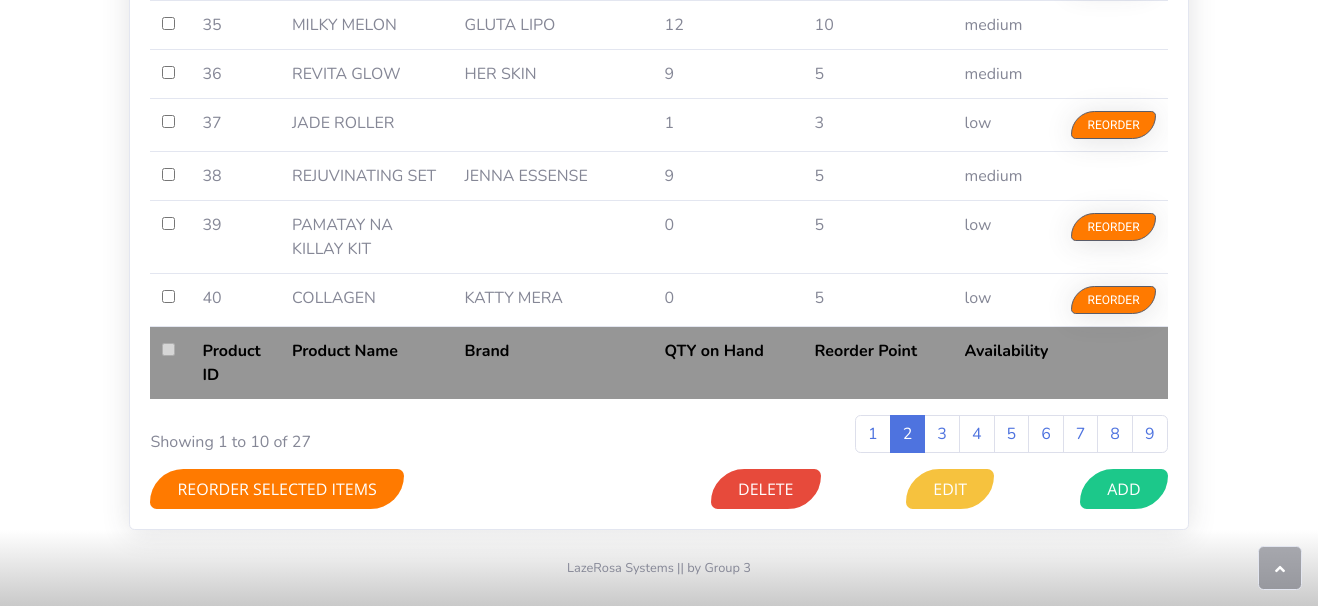
Page /viewinventory.php?page=2 (lower part) on the earlier database version.
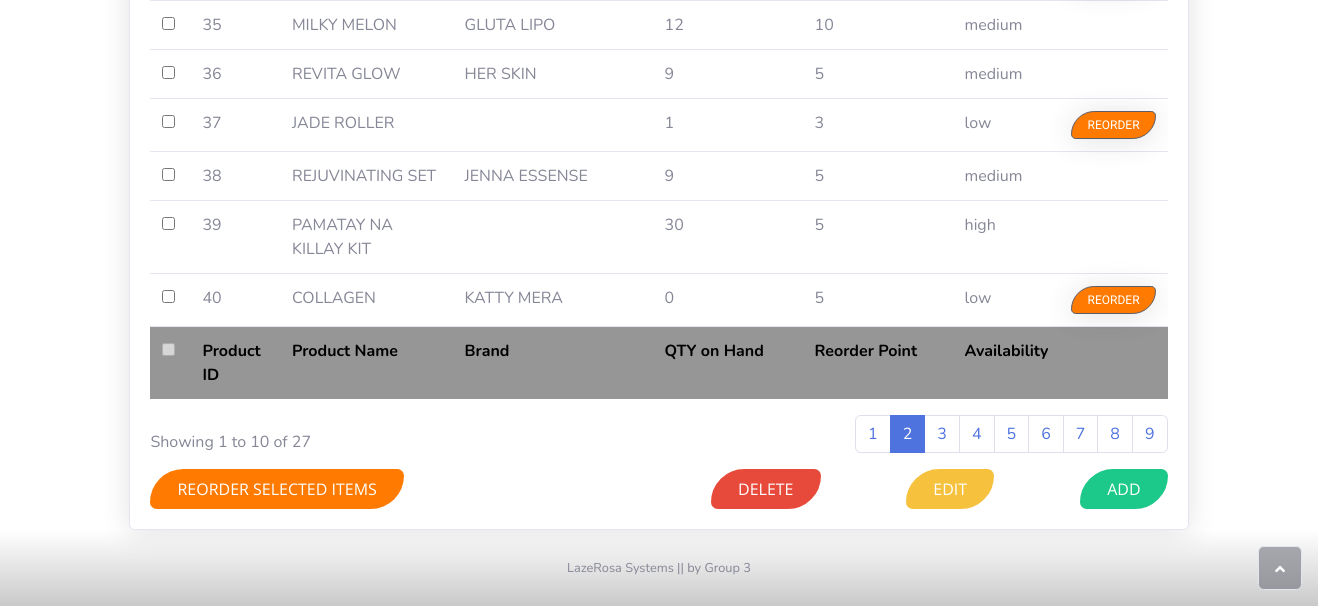
Same page on the later database version.
### tables this page shows
CREATE TABLE `tblinventory` (
  `pID` int(5) NOT NULL,
  `pName` varchar(255) NOT NULL,
  `pBrand` varchar(50) NOT NULL,
  `pQuantity` int(5) NOT NULL,
  `pReorderPoint` int(5) NOT NULL,
  `pSRP` decimal(10,0) NOT NULL,
  `pBuyingPrice` decimal(10,0) NOT NULL,
  `pDiscountRate` decimal(11,0) NOT NULL,
  `pShopeeRate` decimal(11,0) NOT NULL
);

### viewinventory.php (the view, shortened to what the changed rows need)
<!DOCTYPE html>
<html>
<head>
    <link rel="stylesheet" href="assets/bootstrap/css/bootstrap.min.css">
    <link rel="stylesheet" href="assets/css/Jost.css">
    <link rel="stylesheet" href="assets/fonts/fontawesome-all.min.css">
    <link rel="stylesheet" href="assets/fonts/material-icons.min.css">
    <link rel="stylesheet" href="assets/css/breadcrumb.css">
    <link rel="stylesheet" href="assets/css/customtable.css">
    <link rel="stylesheet" href="https://cdnjs.cloudflare.com/ajax/libs/animate.css/3.5.2/animate.min.css">
    <link rel="stylesheet" href="assets/css/sticky-dark-top-nav-with-dropdown-1.css">
    <link rel="stylesheet" href="assets/css/sticky-dark-top-nav-with-dropdown.css">
</head>
<body id="Page-Body">
<div id="Page-Wrapper">
        <div class="d-flex flex-column" id="Body-Wrapper">
            <div id="Body">
    <div class="container-fluid" id="Page-Content">
        <div class="card shadow" id="ViewInv_Table" style="margin-right: 8vw;margin-left: 8vw;">
            <div class="card-body" id="Table-Body">
                <form method="POST" action = "">
                <div class="table-responsive table mt-2" id="ViewInv-TableFrame" role="grid" aria-describedby="dataTable_info">
                    <table class="table my-0" id="ViewInv-Table">
                        <tbody id="Table-Body">
                        <?php
                        if(isset($_POST['search'])){
                            require("connect.php");
                            $search = $_POST['search'];
                            $search = preg_replace("#[^0-9a-z]#i", "", $search);
                            $searchquery = mysqli_query($DBConnect, "SELECT * FROM tblinventory WHERE pName LIKE '%$search%' OR pBrand LIKE '%$search%'");
                            $count = mysqli_num_rows($searchquery);
                            if($count == 0){
                                $output = 'There was no search result';
                            }
                            else{
                                while($row = mysqli_fetch_array($searchquery)){
                                    echo "<tr>";
                                    echo "<td><input type='checkbox' name='checkboxid[]' value=$row[pID]></td>";
                                    echo "<td class='id'>".$row["pID"]. "</td>";
                                    echo "<td class='name'>".$row["pName"]. "</td>";
                                    echo "<td class='brand'>".$row["pBrand"]. "</td>";
                                    echo "<td class='quantity'>".$row["pQuantity"]. "</td>";
                                    echo "<td class='reorder'>".$row["pReorderPoint"]. "</td>";
                                    if($row["pQuantity"] > ($row["pReorderPoint"]) + 10){
                                        $availability = "high";
                                        echo "<td>".$availability."</td>";
                                    }
                                    else if($row["pQuantity"] <= $row["pReorderPoint"]){
                                        $availability = "low";
                                        echo "<td>".$availability." <button class='btn btn-primary btn-sm border-dark shadow float-right' type='button' style='background-color: #ff7a00;color: rgb(255,255,255);font-size: 12px;border-radius: 50px 10px;padding-right: 15px;padding-left: 16px;font-family: 'Open Sans', sans-serif;'>REORDER</button></td>";
                                    }
                                    else if ($row["pQuantity"] > $row["pReorderPoint"]){
                                        $availability = "medium";
                                        echo "<td>".$availability."</td>";
                                    }
                                    echo "</tr>";
                                }
                            }
                        }
                        else{
                            require("connect.php");
                            $page = $_GET["page"];
                            if($page=="" || $page == "1"){
                                $page1 = 0;
                            }
                            else{
                                $page1 = ($page*20)-20;
                            }
                            $query = mysqli_query($DBConnect, "SELECT * FROM tblinventory ORDER BY pID limit $page1, 20");
                            while($retrieve = mysqli_fetch_array($query)){
                                echo "<tr>";
                                echo "<td><input type='checkbox' name='checkboxid[]' value=$retrieve[pID]></td>";
                                echo "<td class='id'>".$retrieve["pID"]. "</td>";
                                echo "<td class='name'>".$retrieve["pName"]. "</td>";
                                echo "<td class='brand'>".$retrieve["pBrand"]. "</td>";
                                echo "<td class='quantity'>".$retrieve["pQuantity"]. "</td>";
                                echo "<td class='reorder'>".$retrieve["pReorderPoint"]. "</td>";
                                if($retrieve["pQuantity"] > ($retrieve["pReorderPoint"]) + 10){
                                    $availability = "high";
                                    echo "<td>".$availability."</td>";
                                }
                                else if($retrieve["pQuantity"] <= $retrieve["pReorderPoint"]){
                                    $availability = "low";
                                    echo "<td>".$availability." <button class='btn btn-primary btn-sm border-dark shadow float-right' type='button' style='background-color: #ff7a00;color: rgb(255,255,255);font-size: 12px;border-radius: 50px 10px;padding-right: 15px;padding-left: 16px;font-family: 'Open Sans', sans-serif;'>REORDER</button></td>";
                                }
                                else if ($retrieve["pQuantity"] > $retrieve["pReorderPoint"]){
                                    $availability = "medium";
                                    echo "<td>".$availability."</td>";
                                }
                                echo "</tr>";
							}
                        }
                        ?>
                        </tbody>
                    </table>
                </div>
                    </form>
            </div>
        </div>
    </div>
    </div>
    </div>
    </div>
</body>
</html>

Differences in the rows shown:
changed tblinventory "PAMATAY NA KILLAY KIT": pQuantity "0" → "30"; availability "low" → "high"
